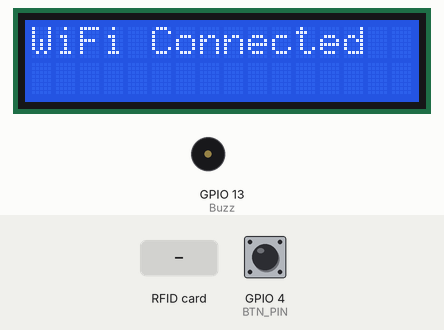
Bench run of a sketch on a simulated ESP32. On the bench: 16×2 character LCD, buzzer (waves = sounding, pin HIGH). Inputs (shaded band) come from the test bench; at power-on: GPIO 4 (BTN_PIN) HIGH. WiFi joins after 1.5 s; servers stay silent unless stated; uploads are accepted with an empty reply; what the sketch prints to the serial monitor is not drawn.

Above: at 4.0 s.
At 6.1 s:
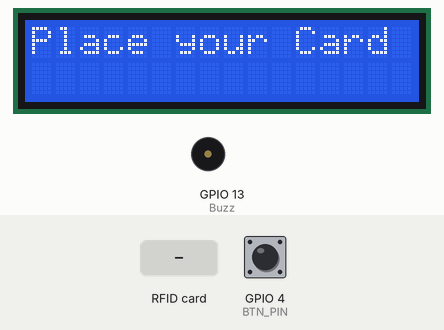
6.2 s: RFID card 12 34 56 78 held to the reader
At 8.1 s:
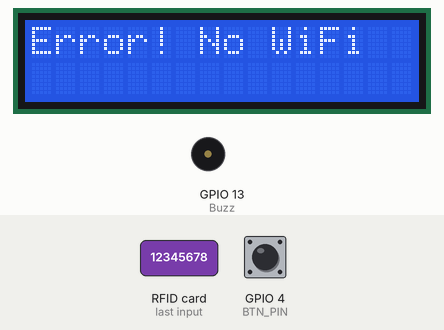
8.4 s: RFID card 5E 7A 19 C4 held to the reader
At 8.97 s:
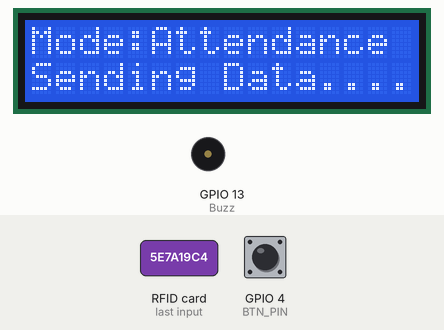
Timing chart, 0 to 12.4 s (numbered marks = the images above; inputs shaded):
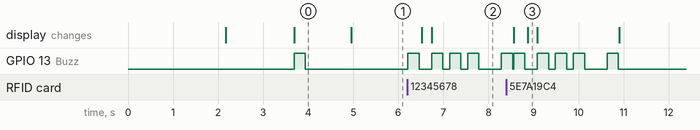

The sketch:

smart_attendance_syste_v2.ino
```cpp
#include <SPI.h>
#include <MFRC522.h>
#include "WiFi.h"
#include <HTTPClient.h>
#include <Wire.h>
#include <LiquidCrystal_I2C.h>

// RFID SS/SDA and Reset PINs
#define SS_PIN  5
#define RST_PIN 2

// Button PIN
#define BTN_PIN 4

//Buzzer pin
#define Buzz 13


// WiFi credentials
const char* ssid     = "SAS";            // Your WiFi name
const char* password = "12345678";   // Your WiFi password

// Google Script Web App URL
String Web_App_URL = "https://script.google.com/macros/s/AKfycbzuCWmCxMYJLryxYH6-6X5pIFsSiXlsK7_2Qa_DQ14cxboGf8J5M75f3fJ9bYi0Y7O8yA/exec";

// Global variables for handling responses and status
String reg_Info = "";
String atc_Info = "";
String atc_Name = "";
String atc_Date = "";
String atc_Time_In = "";
String atc_Time_Out = "";
int readsuccess;
char str[32] = "";
String UID_Result = "--------";
String modes = "atc";

// MFRC522 RFID object
MFRC522 mfrc522(SS_PIN, RST_PIN);

// I2C LCD object
LiquidCrystal_I2C lcd(0x27, 16, 2);  // Adjust the address if needed

void setup() {
  Serial.begin(115200);
  // Initialize I2C LCD
  lcd.init();
  lcd.backlight();
  lcd.clear();

  // Display welcome message
  lcd.setCursor(0, 0);
  lcd.print("RFID Attendance");
  lcd.setCursor(0, 1);
  lcd.print("System Starting...");
  delay(2000);

  pinMode(BTN_PIN, INPUT_PULLUP);
  pinMode(Buzz,OUTPUT);

  SPI.begin();
  mfrc522.PCD_Init();

  Serial.println("ESP32 RFID Attendance System");
  delay(000);

  Serial.println("\nWIFI mode : STA");
  WiFi.mode(WIFI_STA);

  Serial.print("Connecting to ");
  Serial.println(ssid);
  WiFi.begin(ssid, password);

  lcd.clear();
  lcd.setCursor(0, 0);
  lcd.print("Connecting WiFi");

  int connecting_process_timed_out = 40;
  while (WiFi.status() != WL_CONNECTED) {
    Serial.print(".");
    delay(250);

    if (connecting_process_timed_out > 0) connecting_process_timed_out--;
    if (connecting_process_timed_out == 0) {
      lcd.clear();
      lcd.setCursor(0, 0);
      lcd.print("WiFi Timeout");
      delay(1000);
      ESP.restart();
    }
  }

  Serial.println("\nWiFi connected");
  lcd.clear();
  lcd.setCursor(0, 0);
  lcd.print("WiFi Connected");
  digitalWrite(Buzz,HIGH);
  delay(250);
  digitalWrite(Buzz,LOW);
  delay(1000);
  lcd.clear();
  lcd.setCursor(0, 0);
  lcd.print("Place your Card");
}

void loop() {
  if (getUID()) {
    Serial.print("UID: ");
    Serial.println(UID_Result);

    digitalWrite(Buzz,HIGH);
    delay(250);
    digitalWrite(Buzz,LOW);
    lcd.clear();
    lcd.setCursor(0, 0);
    lcd.print("Card Detected");

    if (digitalRead(BTN_PIN) == LOW) {
      modes = "reg";
      lcd.clear();
      lcd.setCursor(0, 0);
      lcd.print("Mode:Register..");
    } else {
      modes = "atc";
      lcd.clear();
      lcd.setCursor(0, 0);
      lcd.print("Mode:Attendance");
    }

    Serial.print("Mode: ");
    Serial.println(modes);

    lcd.setCursor(0, 1);
    lcd.print("Sending Data....");

    http_Req(modes, UID_Result);
    delay(500);

    digitalWrite(Buzz,HIGH);
    delay(250);
    digitalWrite(Buzz,LOW);
    lcd.clear();
    lcd.setCursor(0, 0);
    lcd.print("Place your Card");
  }
}

// Function to send HTTP request to Google Sheets
void http_Req(String str_modes, String str_uid) {
  if (WiFi.status() == WL_CONNECTED) {
    String http_req_url = "";

    // URL creation based on mode
    if (str_modes == "atc") {
      http_req_url  = Web_App_URL + "?sts=atc";
      http_req_url += "&uid=" + str_uid;
    }
    if (str_modes == "reg") {
      http_req_url = Web_App_URL + "?sts=reg";
      http_req_url += "&uid=" + str_uid;
    }

    Serial.println("\n-------------");
    Serial.println("Sending request to Google Sheets...");
    Serial.print("URL : ");
    Serial.println(http_req_url);

    HTTPClient http;
    http.begin(http_req_url.c_str());
    http.setFollowRedirects(HTTPC_STRICT_FOLLOW_REDIRECTS);

    int httpCode = http.GET();
    Serial.print("HTTP Status Code : ");
    Serial.println(httpCode);

    String payload;
    if (httpCode > 0) {
      payload = http.getString();
      Serial.println("Payload : " + payload);
    }

    Serial.println("-------------");
    http.end();

    String sts_Res = getValue(payload, ',', 0);

    // Handling responses based on the payload
    if (sts_Res == "OK") {
      lcd.clear();
      if (str_modes == "atc") {
        atc_Info = getValue(payload, ',', 1);

        if (atc_Info == "TI_Successful") {
          lcd.clear();
          lcd.setCursor(0, 0);
          lcd.print("Check-In Posted");
          delay(1000);
        }
        else if (atc_Info == "TO_Successful") {
          lcd.clear();
          lcd.setCursor(0, 0);
          lcd.print("Check-Out Posted");
          delay(1000);
        }
        else if (atc_Info == "atcInf01") {
          lcd.clear();
          lcd.setCursor(0, 0);
          lcd.print("Attendance Done");
          delay(1000);
        }
        else if (atc_Info == "atcErr01") {
          lcd.clear();
          lcd.setCursor(0, 0);
          lcd.print("Not Registered");
          digitalWrite(Buzz,HIGH);
          delay(250);
          digitalWrite(Buzz,LOW);
          delay(150);
          digitalWrite(Buzz,HIGH);
          delay(250);
          digitalWrite(Buzz,LOW);
          delay(150);
          digitalWrite(Buzz,HIGH);
          delay(250);
          digitalWrite(Buzz,LOW);
        }
      }
      if (str_modes == "reg") {
        reg_Info = getValue(payload, ',', 1);

        if (reg_Info == "R_Successful") {
          lcd.setCursor(0, 0);
          lcd.print("Registered!");
          digitalWrite(Buzz,HIGH);
          delay(400);
          digitalWrite(Buzz,LOW);
          delay(1000);
        }
        else if (reg_Info == "regErr01") {
          lcd.setCursor(0, 0);
          lcd.print("Already Exists");
          digitalWrite(Buzz,HIGH);
          delay(250);
          digitalWrite(Buzz,LOW);
          delay(150);
          digitalWrite(Buzz,HIGH);
          delay(250);
          digitalWrite(Buzz,LOW);
          delay(150);
          digitalWrite(Buzz,HIGH);
          delay(250);
          digitalWrite(Buzz,LOW);
        }
      }
    } else {
      lcd.clear();
      lcd.setCursor(0, 0);
      lcd.print("Error! No WiFi");
      digitalWrite(Buzz,HIGH);
      delay(250);
      digitalWrite(Buzz,LOW);
      delay(150);
      digitalWrite(Buzz,HIGH);
      delay(250);
      digitalWrite(Buzz,LOW);
      delay(150);
      digitalWrite(Buzz,HIGH);
      delay(250);
      digitalWrite(Buzz,LOW);
    }
  } else {
    Serial.println("Error! WiFi disconnected");
    lcd.clear();
    lcd.setCursor(0, 0);
    lcd.print("Error! WiFi down");
    digitalWrite(Buzz,HIGH);
    delay(400);
    digitalWrite(Buzz,LOW);
    delay(200);
    digitalWrite(Buzz,HIGH);
    delay(400);
    digitalWrite(Buzz,LOW);
    delay(200);
    digitalWrite(Buzz,HIGH);
    delay(400);
    digitalWrite(Buzz,LOW);
  }
}

// Helper function to extract values from strings
String getValue(String data, char separator, int index) {
  int found = 0;
  int strIndex[] = { 0, -1 };
  int maxIndex = data.length() - 1;

  for (int i = 0; i <= maxIndex && found <= index; i++) {
    if (data.charAt(i) == separator || i == maxIndex) {
      found++;
      strIndex[0] = strIndex[1] + 1;
      strIndex[1] = (i == maxIndex) ? i+1 : i;
    }
  }
  return found > index ? data.substring(strIndex[0], strIndex[1]) : "";
}

// Function to get UID from RFID
int getUID() {
  if(!mfrc522.PICC_IsNewCardPresent()) {
    return 0;
  }
  if(!mfrc522.PICC_ReadCardSerial()) {
    return 0;
  }

  byteArray_to_string(mfrc522.uid.uidByte, mfrc522.uid.size, str);
  UID_Result = str;

  mfrc522.PICC_HaltA();
  mfrc522.PCD_StopCrypto1();

  return 1;
}

// Convert byte array to string
void byteArray_to_string(byte array[], unsigned int len, char buffer[]) {
  for (unsigned int i = 0; i < len; i++) {
    byte nib1 = (array[i] >> 4) & 0x0F;
    byte nib2 = (array[i] >> 0) & 0x0F;
    buffer[i*2+0] = nib1  < 0xA ? '0' + nib1  : 'A' + nib1  - 0xA;
    buffer[i*2+1] = nib2  < 0xA ? '0' + nib2  : 'A' + nib2  - 0xA;
  }
  buffer[len*2] = '\0';
}
```

Measured:
- after the input at 6.2 s, GPIO 13 (Buzz): LOW → HIGH at once, → LOW 0.25 s later, → HIGH 0.28 s later, → LOW 0.25 s later, … (9 changes in this stretch); the display: first changes after 0.32 s (image 2 shows a later state)
- after the input at 8.4 s, the display: first differs from a run without the input after 0.47 s (image 3)
- what the display in image 0 shows lasts 1.3 s, from 3.7 s to 5.0 s
